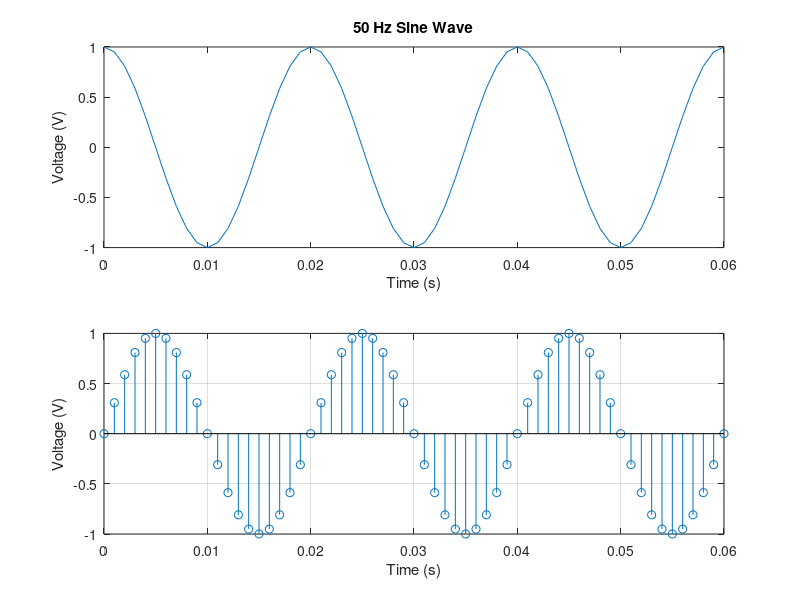

This figure's MATLAB source:
%create a cosine/sine wave with f = 50 Hz
clc
clear all
f=50; tp=1/f;
fs=1000; ts=1/fs ;
% signal frequency in continuous time
% time period
% sampling frequency
% sampling Time
t=0:ts:3*tp;
x=cos(2*pi*f*t)
subplot(2,1,1)
plot(t,x)
title('50 Hz Cosine Wave')
xlabel('Time (s)');
ylabel('Voltage (V)');
t=0:ts:3*tp;
x=sin(2*pi*f*t)
title('50 Hz Sine Wave')
subplot(2,1,2)
stem(t,x)
xlabel('Time (s)');
ylabel('Voltage (V)');
grid on
